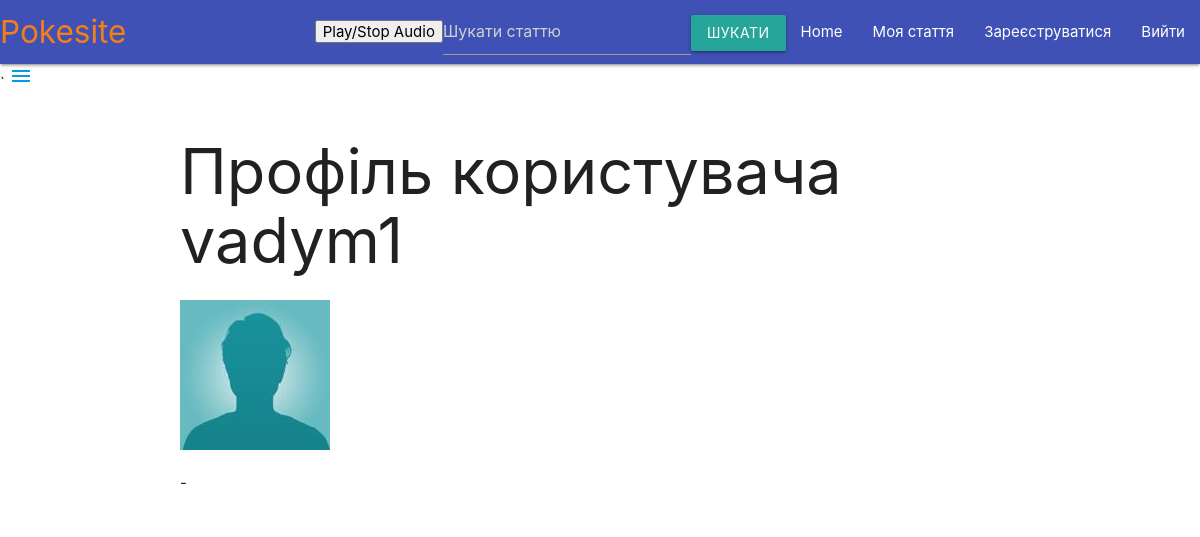
Page /look_profile/vadym1 (signed in) on the committed database.
### blog/models.py (models this page shows, shortened)
class Profile(models.Model):
    user = models.OneToOneField(User, on_delete=models.CASCADE)
    avatar = models.ImageField(default='blog/static/img/profile/default_avatar.jpg',
                               upload_to='blog/static/img/profiles',
                               verbose_name='Картинка профілю')
    about = models.TextField(max_length=500, verbose_name="Про себе",
                             blank=True)

### blog/views.py (the view)
# urls.py: path('look_profile/<profile>', views.look_profile, name='look_profile'),
def look_profile(request, profile):
    profile = Profile.objects.get(user__username=profile)
    if profile == request.user.profile:
        return redirect(to='user_profile')
    return render(request, "look_profile.html",
                 {'profile': profile,}
                  )

### blog/templates/look_profile.html (shortened to what this page needs)
{% extends 'navbar.html' %}
{% block content %}
    <div class="container">
        <div class="row">
            <h1>Профіль користувача {{profile.user.username}}</h1>
            <img class="center-align responsive-img" src ='/{{profile.avatar}}'>
            <p>{{profile.about}}</p>
        </div>
    </div>
{% endblock %}

### rows in the picture
Profile: user.username "vadym1", avatar (placeholder picture), about "-"
